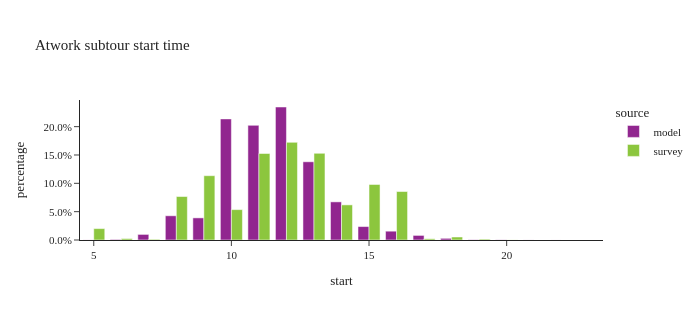

Notebook cell for this chart:
### Markdown cell above
## atwork subtours start time

### Code cell
util.plot_share_barchart(atwork_subtour, 'tour_weight', 'start', height=320,title="Atwork subtour start time")

### Figure 1 — Plotly figure (JSON) as saved in the notebook; plotly's stock layout.template omitted (floating-point values rounded to 4 significant figures)
{"data": [{"alignmentgroup": "True", "customdata": [[71], [438], [4420], [19153], [17497], [95781], [90674], [105190], [61866], [30160], [10629], [6974], [3634], [1324], [205], [147], [55], [33], [6]], "hovertemplate": "source=model<br>start=%{x}<br>percentage=%{y}<br>sample_size=%{customdata[0]}<extra></extra>", "legendgroup": "model", "marker": {"color": "#91268F", "pattern": {"shape": ""}}, "name": "model", "offsetgroup": "model", "orientation": "v", "showlegend": true, "textposition": "auto", "type": "bar", "x": [5.0, 6.0, 7.0, 8.0, 9.0, 10.0, 11.0, 12.0, 13.0, 14.0, 15.0, 16.0, 17.0, 18.0, 19.0, 20.0, 21.0, 22.0, 23.0], "xaxis": "x", "y": [0.0001584, 0.0009771, 0.00986, 0.04273, 0.03903, 0.2137, 0.2023, 0.2347, 0.138, 0.06728, 0.02371, 0.01556, 0.008107, 0.002954, 0.0004573, 0.0003279, 0.0001227, 7.362e-05, 1.339e-05], "yaxis": "y"}, {"alignmentgroup": "True", "customdata": [[5], [8], [11], [19], [21], [28], [57], [89], [40], [21], [21], [8], [7], [2], [2], [1]], "hovertemplate": "source=survey<br>start=%{x}<br>percentage=%{y}<br>sample_size=%{customdata[0]}<extra></extra>", "legendgroup": "survey", "marker": {"color": "#8CC63E", "pattern": {"shape": ""}}, "name": "survey", "offsetgroup": "survey", "orientation": "v", "showlegend": true, "textposition": "auto", "type": "bar", "x": [5.0, 6.0, 7.0, 8.0, 9.0, 10.0, 11.0, 12.0, 13.0, 14.0, 15.0, 16.0, 17.0, 18.0, 19.0, 20.0], "xaxis": "x", "y": [0.02012, 0.002504, 0.001211, 0.0767, 0.1134, 0.05361, 0.1526, 0.1723, 0.1529, 0.06196, 0.09796, 0.08554, 0.002149, 0.005293, 0.001504, 0.0001697], "yaxis": "y"}], "layout": {"barmode": "group", "height": 320, "legend": {"title": {"text": "source"}, "tracegroupgap": 0}, "title": {"text": "Atwork subtour start time"}, "width": 700, "xaxis": {"anchor": "y", "domain": [0.0, 1.0], "title": {"text": "start"}}, "yaxis": {"anchor": "x", "domain": [0.0, 1.0], "tickformat": ".1%", "title": {"text": "percentage"}}}}
